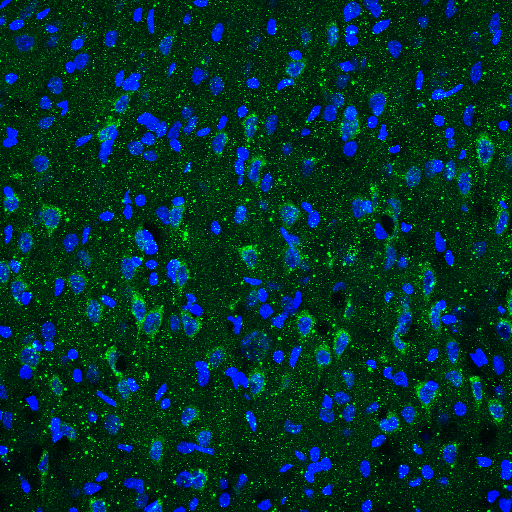
#> input picture examples/Test_Photo_fromMike.png, 512 x 512 px
$ jupyter execute 'Edge Statistics.ipynb'   (shell and % lines are left out)
#> lines starting #> are read from the running program, lines starting #| are printed output that depends on the picture
## Working on pulling edge statistics from images

#### Resources and ideas
* https://akshaysin.github.io/fourier_lpf.html#.XHwzzohKhPb -- using Pass filters to change the output images

### Intial Forier Transform -- From Practice- Forier Transform

[cell 1]
from PIL import Image, ImageFilter, ImageEnhance
import numpy as np
from matplotlib import pyplot as plt

[cell 2]
im = Image.open('Test_Photo_fromMike.png').convert('L')
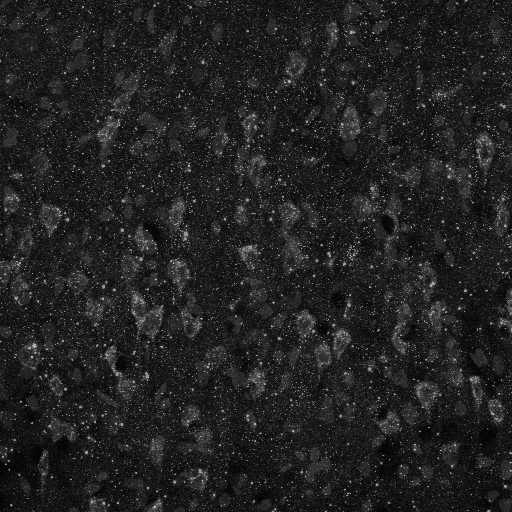
#> im: PIL image 512x512 L; min 0, max 179, mean 33.9

[cell 3]
im

[cell 4]
#two dimensional forier transform from numpy
f = np.fft.fft2(im)

fshift = np.fft.fftshift(f) #moves origin to center

magnitude_spectrum = np.log(np.abs(fshift))
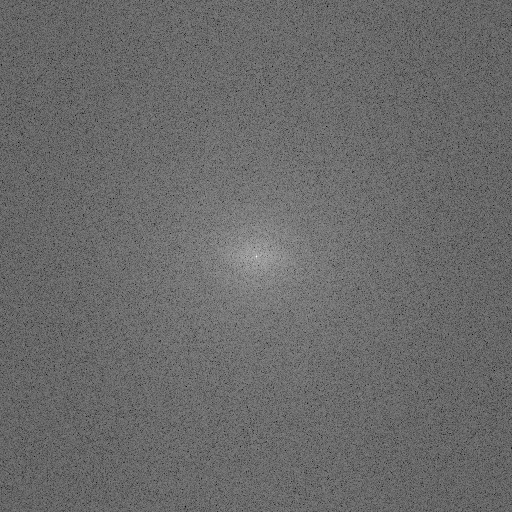
#> magnitude_spectrum: shape (512, 512) float64; min 3.74, max 16, mean 8.86; drawn with min black and max white


#plotting of image
plt.imshow(magnitude_spectrum, cmap = 'gray')
plt.title('Magnitude Spectrum'), plt.xticks([]), plt.yticks([])
plt.show

#### Split Colors

[cell 5]
im_color = Image.open('Test_Photo_fromMike.png')
#> im_color is the input picture: PIL image 512x512 RGB; mean R, G, B 0, 49.4, 43.2
im_color

[cell 6]
r,g,b = im_color.split()
#> r: PIL image 512x512 L; every value is 0
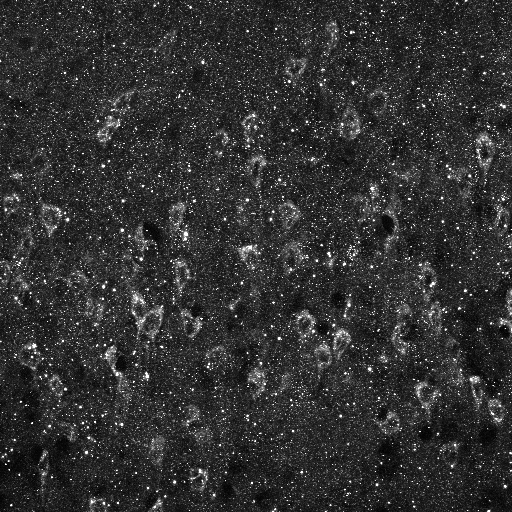
#> g: PIL image 512x512 L; min 0, max 255, mean 49.4
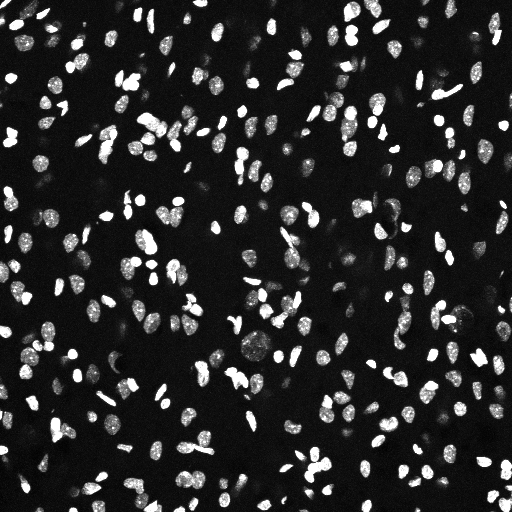
#> b: PIL image 512x512 L; min 0, max 255, mean 43.2

[cell 7]
b

[cell 8]
f_green = np.fft.fft2(g)
fshift_green = np.fft.fftshift(f_green)
m_spec_green = np.log(np.abs(fshift_green))

plt.imshow(m_spec_green, cmap = 'Greens')
plt.title('Magnitude Spectrum'), plt.xticks([]), plt.yticks([])
plt.show()

[cell 9]
f_blue = np.fft.fft2(b)
fshift_blue = np.fft.fftshift(f_blue)
m_spec_blue = np.log(np.abs(fshift_blue))
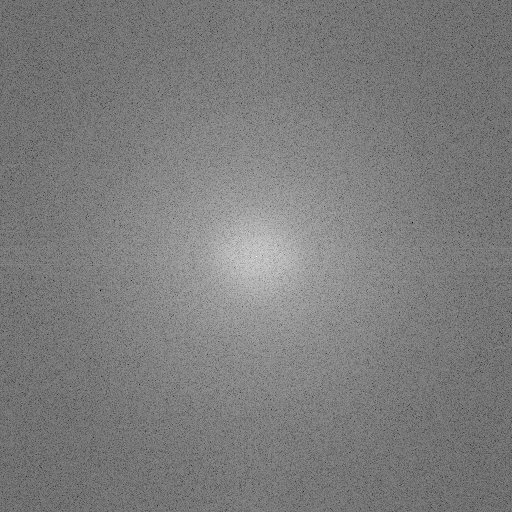
#> m_spec_blue: shape (512, 512) float64; min 1.48, max 16.24, mean 8.72; drawn with min black and max white

plt.imshow(m_spec_blue, cmap = 'Blues')
plt.title('Magnitude Spectrum'), plt.xticks([]), plt.yticks([])
plt.show()

# Edge Statistics on Specific colors

### Filters

Filters are used to find edge statistics as the grouping of the frequencys in a shifted FFT cluster the low and high frequencys - the low frequencys are grouped in the center of the image while the high frequencys are scattered around the image itself. By masking only certian areas of the FFT we can selectively exclude groups of frequencys and change the un-transformed image

### Using High Pass Filters (HPF)
High pass filters are circular masks with a center circle of value zero with all remaining values being one - denotes edges which usually have a higher frequency than the center portions.

[cell 10]
#we will build an array that is covers the entire image as a mask
#determines the pixels in the rows and columns
row, column = im.size
#> row = 512; column = 512

#the mask will be placed in the center so we need to know where the center is
center_row = int(row/2)
#> center_row = 256
center_column = int(column/2)
#> center_column = 256
center = [center_row, center_column]
#> center = [256, 256]

#for a HPF all other remaining values are one so we need to bulid an orginal array of
#all one in the size of the photograph
ones_mask = np.ones((row, column))

#radius of the circle that is blocked out - can be changed to refine edges
r=100

#in order to create the circle of zeros we need to index an array of the same size as the image
x, y = np.ogrid[:row,:column]
#> x = 512 values from 0 to 511

#equation of circle is x^2 + y^2 = r^2 - need to have a circle of zeros at the center of the image the less than fills the circle in to the origion
zero_circle = (x - center_row) ** 2 + (y - center_column) ** 2 <= r*r

#now the last step to create the mask is the overlay the zero_circle on the ones mask
ones_mask[zero_circle] = 0


# we still need to apply the mask to the fourier transform
hpf_fshift_blue = fshift_blue * ones_mask

#now we need to revert the image array with mast applied back to a viewable image first with an inverse shift to move the componets to the correct locations
hpf_revert = np.fft.ifftshift(hpf_fshift_blue)

#then with a reverse forier transform
hpf_im = np.fft.ifft2(hpf_revert)

#takes absolute value of the frequency
hpf_im = np.abs(hpf_im)
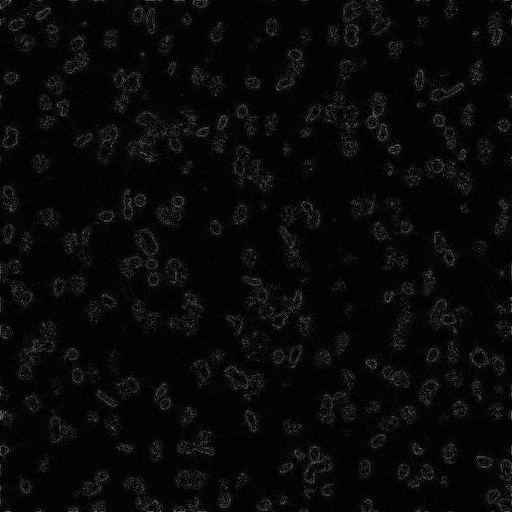
#> hpf_im: shape (512, 512) float64; min 9.44e-06, max 161.3, mean 8.7

[cell 11]
fig, axs = plt.subplots(1,2, figsize = (15,15))
ax = axs[0]
ax.imshow(b)
ax.set_title('Input')

ax = axs[1]
ax.imshow(hpf_im)
ax.set_title('High Pass Filter')

### Using Low Pass Filter (LPF)
Low pass filters are also circular masks but with a center value of one with all other values of zero - usually used to denote smooth regions can help point out edges but is not best for that.

[cell 12]
#we will build an array that is covers the entire image as a mask

#determines the pixels in the rows and columns
row, column = im.size

#the mask will be placed in the center so we need to know where the center is
center_row = int(row/2)
center_column = int(column/2)
center = [center_row, center_column]

#for a LPF all other remaining values are zero so we need to bulid an orginal array of all zero in the size of the photograph
zeros_mask = np.zeros((row, column))

#radius of the circle that is blocked out - can be changed to refine edges
r=200

#in order to create the circle of zeros we need to index an array of the same size as the image
x, y = np.ogrid[:row,:column]

#equation of circle is x^2 + y^2 = r^2 - need to have a circle of ones at the center of the image- the less than fills the circle in to the origion
ones_circle = (x - center_row) ** 2 + (y - center_column) ** 2 <= r*r

#now the last step to create the mask is the overlay the ones_circle on the zeros mask
zeros_mask[ones_circle] = 1

# we still need to apply the mask to the fourier transform
lpf_fshift_blue = fshift_blue * zeros_mask

#now we need to revert the image array with mask applied back to a viewable image first with an inverse shift to move the componets to the correct locations
lpf_revert = np.fft.ifftshift(lpf_fshift_blue)

#then with a reverse forier transform
lpf_im = np.fft.ifft2(lpf_revert)

#takes absolute value of the frequency
lpf_im = np.abs(lpf_im)
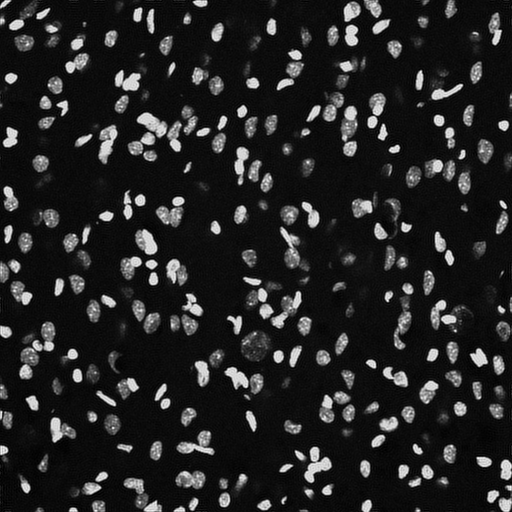
#> lpf_im: shape (512, 512) float64; min 0.0257, max 304.3, mean 43.3; drawn with min black and max white

[cell 13]
fig, axs = plt.subplots(1,2, figsize = (15,15))
ax = axs[0]
ax.imshow(b)
ax.set_title('Input')

ax = axs[1]
ax.imshow(lpf_im)
ax.set_title('Low Pass Filter')

# Using Low pass for maybe splitting into overlap? it does a decent job of differentiating between the layers of blue

### Using Band Pass Filters
Mix of low and High Pass filters that filter the high and low frequency with concentric circles leaving middle frequencys

[cell 14]
#we will build an array that is covers the entire image as a mask

#determines the pixels in the rows and columns
row, column = im.size

#the mask will be placed in the center so we need to know where the center is
center_row = int(row/2)
center_column = int(column/2)
center = [center_row, center_column]

#radius of the circle that is blocked out - can be changed to refine edges
r_in = 120
r_out = 200

#in order to create the circle of zeros we need to index an array of the same size as the image
x, y = np.ogrid[:row,:column]

#for a BPF all other remaining values are zero so we need to bulid an orginal array of all zero in the size of the photograph
zeros_mask = np.zeros((row, column))

#equation of circle is x^2 + y^2 = r^2 - need to have a circle of ones at the center of the image- the less than fills the circle in to the origion
ones_area = np.logical_and(((x - center_row) ** 2 + (y - center_column) ** 2 >= r_in ** 2), (x - center_row) ** 2 + (y - center_column) ** 2 <= r_out ** 2)

#now the last step to create the mask is the overlay the ones_area on the zeros mask
zeros_mask[ones_area] = 1

# we still need to apply the mask to the fourier transform
bpf_fshift_blue = fshift_blue * zeros_mask

#now we need to revert the image array with mask applied back to a viewable image first with an inverse shift to move the componets to the correct locations
bpf_revert = np.fft.ifftshift(bpf_fshift_blue)

#then with a reverse forier transform
bpf_im = np.fft.ifft2(bpf_revert)

#takes absolute value of the frequency
bpf_im = np.abs(bpf_im)
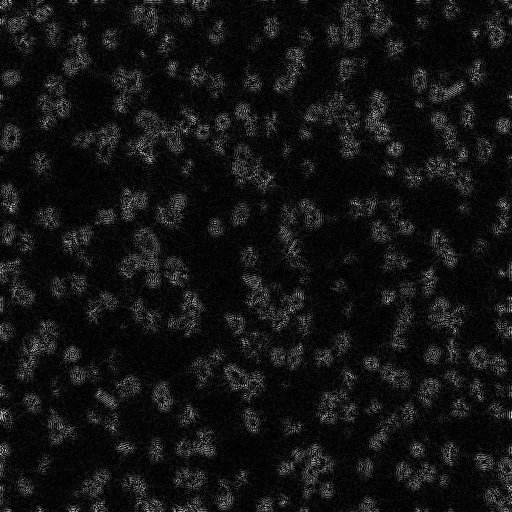
#> bpf_im: shape (512, 512) float64; min 1.84e-05, max 88.95, mean 6.6; drawn with min black and max white

[cell 15]
fig, axs = plt.subplots(1,2, figsize = (15,15))
ax = axs[0]
ax.imshow(b)
ax.set_title('Input')

ax = axs[1]
ax.imshow(bpf_im)
ax.set_title('Band Pass Filter')
